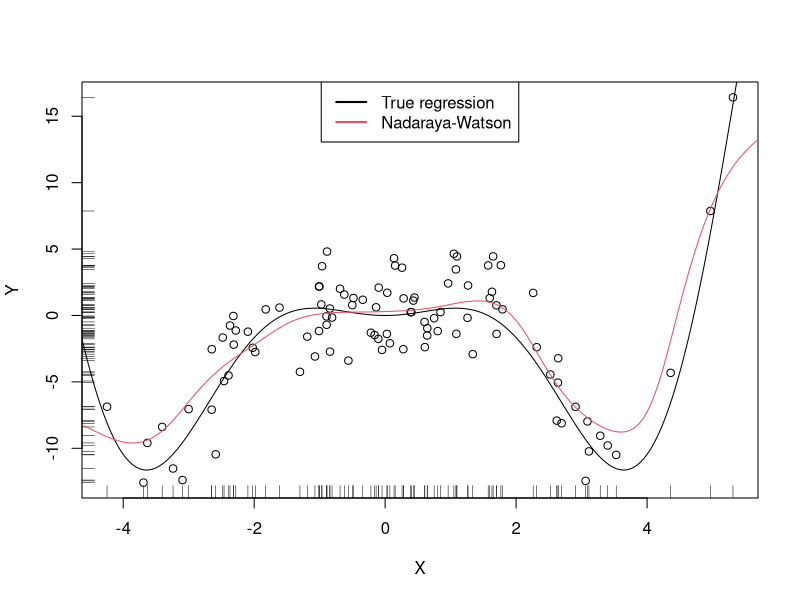
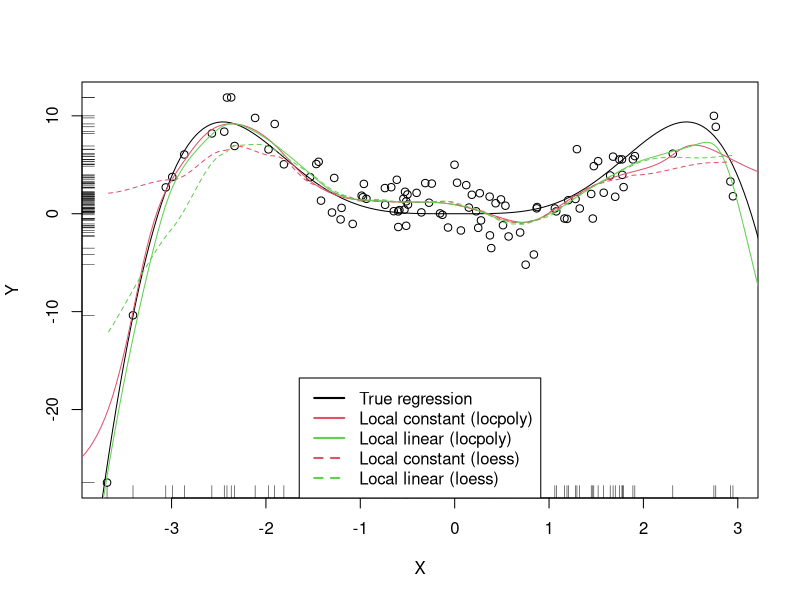
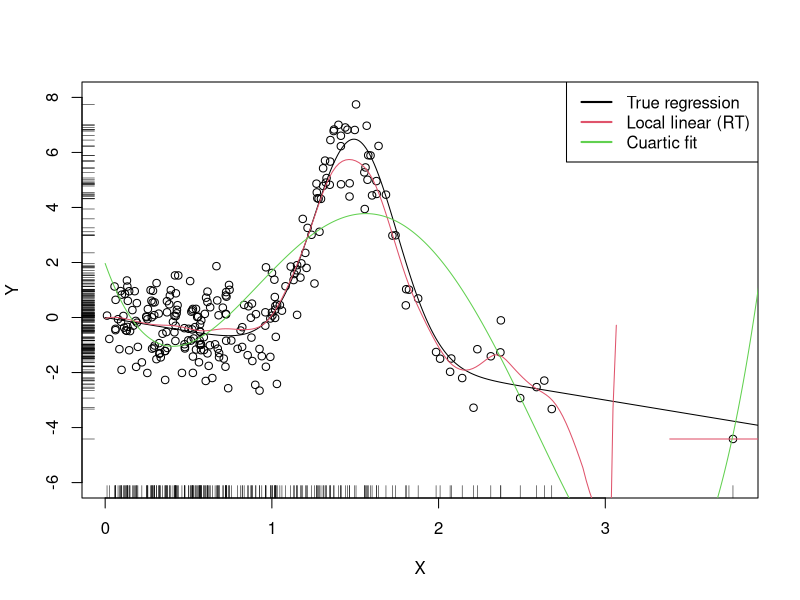
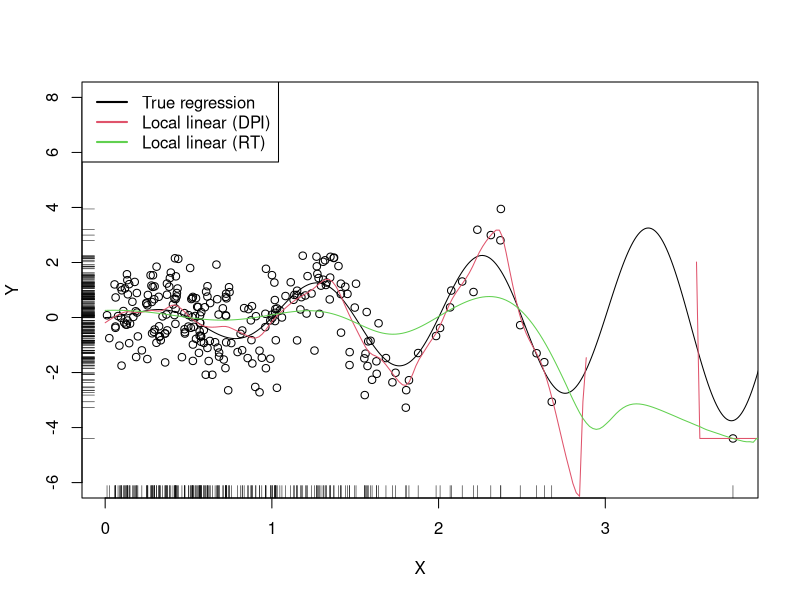
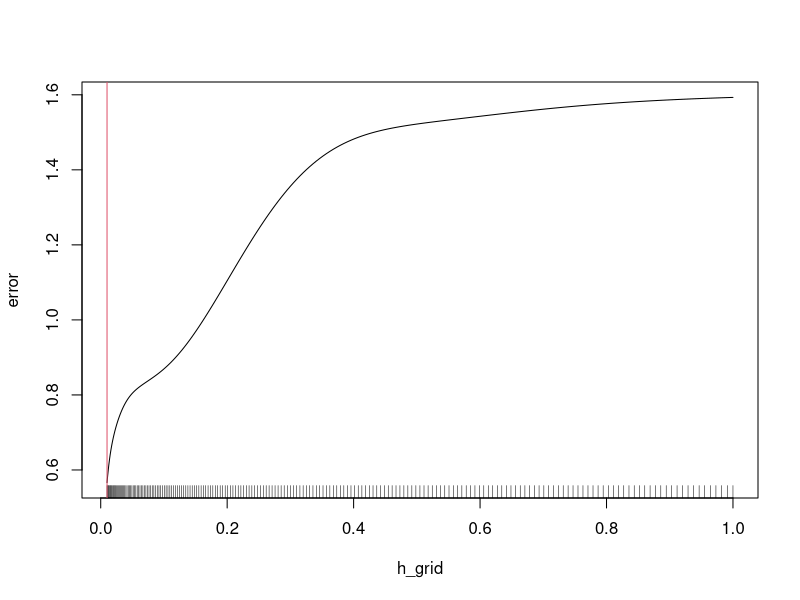
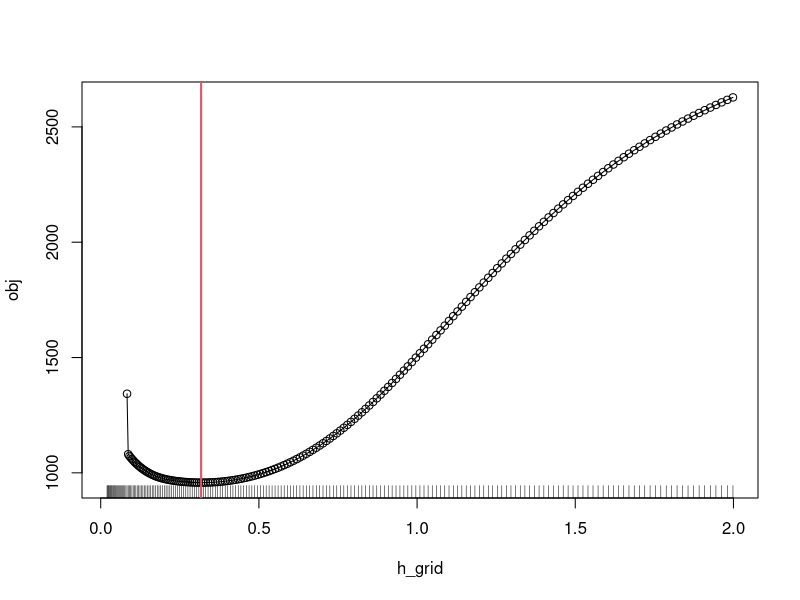
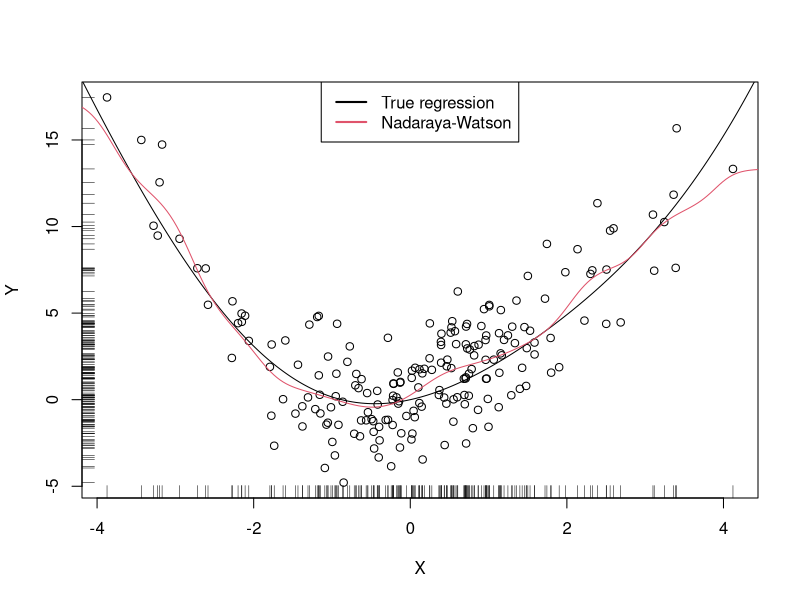
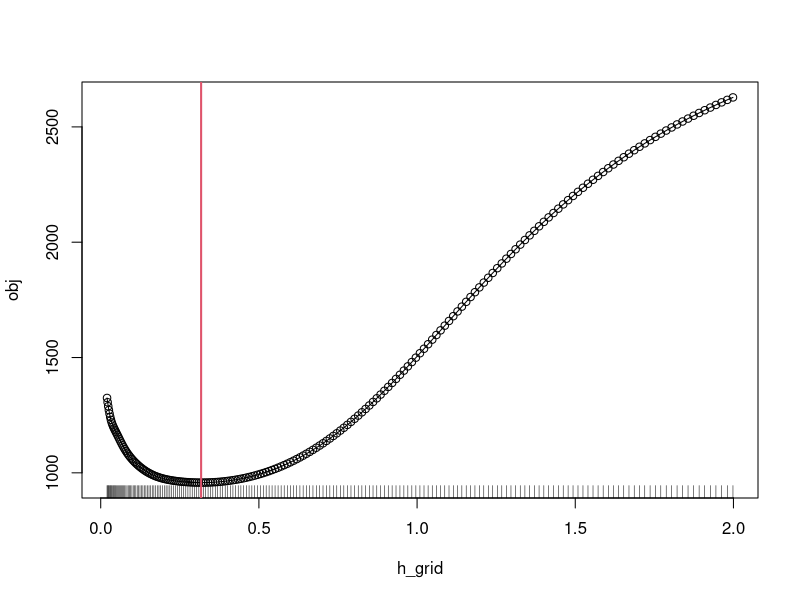

These charts were generated, in order, by the following R code: (Note: a time limit stopped this script after it produced the figures.)

## ------------------------------------------------------------------------
## Name: 04-kre-i.R
## Description: Script for Chapter 4 of "Notes for Predictive Modeling"
## Link: https://bookdown.org/egarpor/NP-UC3M/
## License: https://creativecommons.org/licenses/by-nc-nd/4.0/
## Author: Eduardo García-Portugués
## ------------------------------------------------------------------------

## ---- nw-1, fig.cap = '(ref:nw-1title)', fig.margin = FALSE--------------
# A naive implementation of the Nadaraya-Watson estimator
nw <- function(x, X, Y, h, K = dnorm) {

  # Arguments
  # x: evaluation points
  # X: vector (size n) with the predictors
  # Y: vector (size n) with the response variable
  # h: bandwidth
  # K: kernel

  # Matrix of size n x length(x) (rbind() is called for ensuring a matrix 
  # output if x is a scalar)
  Kx <- rbind(sapply(X, function(Xi) K((x - Xi) / h) / h)) 

  # Weights
  W <- Kx / rowSums(Kx) # Column recycling!

  # Means at x ("drop" to drop the matrix attributes)
  drop(W %*% Y)

}

# Generate some data to test the implementation
set.seed(12345)
n <- 100
eps <- rnorm(n, sd = 2)
m <- function(x) x^2 * cos(x)
# m <- function(x) x - x^2 # Other possible regression function, works 
# equally well
X <- rnorm(n, sd = 2)
Y <- m(X) + eps
x_grid <- seq(-10, 10, l = 500)

# Bandwidth
h <- 0.5

# Plot data
plot(X, Y)
rug(X, side = 1); rug(Y, side = 2)
lines(x_grid, m(x_grid), col = 1)
lines(x_grid, nw(x = x_grid, X = X, Y = Y, h = h), col = 2)
legend("top", legend = c("True regression", "Nadaraya-Watson"), 
       lwd = 2, col = 1:2)

## ---- nw-2, eval = FALSE-------------------------------------------------
## # Simple plot of N-W for varying h's
## manipulate::manipulate({
## 
##   # Plot data
##   plot(X, Y)
##   rug(X, side = 1); rug(Y, side = 2)
##   lines(x_grid, m(x_grid), col = 1)
##   lines(x_grid, nw(x = x_grid, X = X, Y = Y, h = h), col = 2)
##   legend("topright", legend = c("True regression", "Nadaraya-Watson"),
##          lwd = 2, col = 1:2)
## 
## }, h = manipulate::slider(min = 0.01, max = 2, initial = 0.5, step = 0.01))

## ---- lp-1---------------------------------------------------------------
# Generate some data
set.seed(123456)
n <- 100
eps <- rnorm(n, sd = 2)
m <- function(x) x^3 * sin(x)
X <- rnorm(n, sd = 1.5)
Y <- m(X) + eps
x_grid <- seq(-10, 10, l = 500)

# KernSmooth::locpoly fits
h <- 0.25
lp0 <- KernSmooth::locpoly(x = X, y = Y, bandwidth = h, degree = 0,
                           range.x = c(-10, 10), gridsize = 500)
lp1 <- KernSmooth::locpoly(x = X, y = Y, bandwidth = h, degree = 1,
                           range.x = c(-10, 10), gridsize = 500)
# Provide the evaluation points by range.x and gridsize

# loess fits
span <- 0.25 # The default span is 0.75, which works very bad in this scenario
lo0 <- loess(Y ~ X, degree = 0, span = span)
lo1 <- loess(Y ~ X, degree = 1, span = span)
# loess employs an "span" argument that plays the role of an variable bandwidth
# "span" gives the proportion of points of the sample that are taken into
# account for performing the local fit around x and then uses a triweight kernel
# (not a normal kernel) for weighting the contributions. Therefore, the final
# estimate differs from the definition of local polynomial estimator, although
# the principles in which are based are the same

# Prediction at x = 2
x <- 2
lp1$y[which.min(abs(lp1$x - x))] # Prediction by KernSmooth::locpoly
predict(lo1, newdata = data.frame(X = x)) # Prediction by loess
m(x) # True regression

# Plot data
plot(X, Y)
rug(X, side = 1); rug(Y, side = 2)
lines(x_grid, m(x_grid), col = 1)
lines(lp0$x, lp0$y, col = 2)
lines(lp1$x, lp1$y, col = 3)
lines(x_grid, predict(lo0, newdata = data.frame(X = x_grid)), col = 2, lty = 2)
lines(x_grid, predict(lo1, newdata = data.frame(X = x_grid)), col = 3, lty = 2)
legend("bottom", legend = c("True regression", "Local constant (locpoly)",
                            "Local linear (locpoly)", "Local constant (loess)",
                            "Local linear (loess)"),
       lwd = 2, col = c(1:3, 2:3), lty = c(rep(1, 3), rep(2, 2)))

## ---- lp-2, eval = FALSE-------------------------------------------------
## # Simple plot of local polynomials for varying h's
## manipulate::manipulate({
## 
##   # Plot data
##   lpp <- KernSmooth::locpoly(x = X, y = Y, bandwidth = h, degree = p,
##                              range.x = c(-10, 10), gridsize = 500)
##   plot(X, Y)
##   rug(X, side = 1); rug(Y, side = 2)
##   lines(x_grid, m(x_grid), col = 1)
##   lines(lpp$x, lpp$y, col = p + 2)
##   legend("bottom", legend = c("True regression", "Local polynomial fit"),
##          lwd = 2, col = c(1, p + 2))
## 
## }, p = manipulate::slider(min = 0, max = 4, initial = 0, step = 1),
## h = manipulate::slider(min = 0.01, max = 2, initial = 0.5, step = 0.01))

## ---- bwd-1, fig.cap = '(ref:bwd-1-title)'-------------------------------
# Evaluation grid
x_grid <- seq(0, 5, l = 500)

# Quartic-like regression function
m <- function(x) 5 * dnorm(x, mean = 1.5, sd = 0.25) - x

# # Highly non-linear regression function
# m <- function(x) x * sin(2 * pi * x)

# # Quartic regression function (but expressed in a orthogonal polynomial)
# coefs <- attr(poly(x_grid / 5 * 3, degree = 4), "coefs")
# m <- function(x) 20 * poly(x, degree = 4, coefs = coefs)[, 4]

# # Seventh orthogonal polynomial
# coefs <- attr(poly(x_grid / 5 * 3, degree = 7), "coefs")
# m <- function(x) 20 * poly(x, degree = 7, coefs = coefs)[, 7]

# Generate some data
set.seed(123456)
n <- 250
eps <- rnorm(n)
X <- abs(rnorm(n))
Y <- m(X) + eps

# Rule-of-thumb selector
h_RT <- function(X, Y) {
  
  # Quartic fit
  mod_Q <- lm(Y ~ poly(X, raw = TRUE, degree = 4))
  
  # Estimates of unknown quantities
  int_sigma2_hat <- diff(range(X)) * sum(mod_Q$residuals^2) / mod_Q$df.residual
  theta_22_hat <- mean((2 * mod_Q$coefficients[3] + 
                        6 * mod_Q$coefficients[4] * X + 
                        12 * mod_Q$coefficients[5] * X^2)^2)
  
  # h_ROT
  R_K <- 0.5 / sqrt(pi)
  ((R_K * int_sigma2_hat) / (2 * theta_22_hat * length(X)))^(1 / 5)

}

# Selected bandwidth
(h_ROT <- h_RT(X = X, Y = Y))

# Local linear fit
lp1_RT <- KernSmooth::locpoly(x = X, y = Y, bandwidth = h_ROT, degree = 1,
                               range.x = c(0, 10), gridsize = 500)

# Quartic fit employed
mod_Q <- lm(Y ~ poly(X, raw = TRUE, degree = 4))

# Plot data
plot(X, Y, ylim = c(-6, 8))
rug(X, side = 1); rug(Y, side = 2)
lines(x_grid, m(x_grid), col = 1)
lines(lp1_RT$x, lp1_RT$y, col = 2)
lines(x_grid, mod_Q$coefficients[1] + 
        poly(x_grid, raw = TRUE, degree = 4) %*% mod_Q$coefficients[-1],
      col = 3)
legend("topright", legend = c("True regression", "Local linear (RT)", 
                              "Cuartic fit"),
       lwd = 2, col = 1:3)

## ---- bwd-2--------------------------------------------------------------
# Generate some data
set.seed(123456)
n <- 250
eps <- rnorm(n)
X <- abs(rnorm(n))
m <- function(x) x * sin(2 * pi * x)
Y <- m(X) + eps

# Selected bandwidth
(h_ROT <- h_RT(X = X, Y = Y))

# DPI selector
(h_DPI <- KernSmooth::dpill(x = X, y = Y))

# Fits
lp1_RT <- KernSmooth::locpoly(x = X, y = Y, bandwidth = h_ROT, degree = 1,
                              range.x = c(0, 10), gridsize = 500)
lp1_DPI <- KernSmooth::locpoly(x = X, y = Y, bandwidth = h_DPI, degree = 1,
                               range.x = c(0, 10), gridsize = 500)

# Plot data
plot(X, Y, ylim = c(-6, 8))
rug(X, side = 1); rug(Y, side = 2)
lines(x_grid, m(x_grid), col = 1)
lines(lp1_DPI$x, lp1_DPI$y, col = 2)
lines(lp1_RT$x, lp1_RT$y, col = 3)
legend("topleft", legend = c("True regression", "Local linear (DPI)",
                              "Local linear (RT)"), lwd = 2, col = 1:3)

## ---- bwd-3--------------------------------------------------------------
# Grid for representing (4.22)
h_grid <- seq(0.1, 1, l = 200)^2
error <- sapply(h_grid, function(h) {
  mean((Y - nw(x = X, X = X, Y = Y, h = h))^2)
})

# Error curve
plot(h_grid, error, type = "l")
rug(h_grid)
abline(v = h_grid[which.min(error)], col = 2)

## For any $p\geq0$, the weights of the leave-one-out estimator $\hat{m}_{-i}(x;p,h)=\sum_{\substack{j=1\\j\neq i}}^nW_{-i,j}^p(x)Y_j$ can be obtained from $\hat{m}(x;p,h)=\sum_{i=1}^nW_{i}^p(x)Y_i$:

## ---- bw-4---------------------------------------------------------------
# Generate some data to test the implementation
set.seed(12345)
n <- 200
eps <- rnorm(n, sd = 2)
m <- function(x) x^2 + sin(x)
X <- rnorm(n, sd = 1.5)
Y <- m(X) + eps
x_grid <- seq(-10, 10, l = 500)

# Objective function
cv_nw <- function(X, Y, h, K = dnorm) {

  sum(((Y - nw(x = X, X = X, Y = Y, h = h, K = K)) /
         (1 - K(0) / colSums(K(outer(X, X, "-") / h))))^2)

}

# Find optimum CV bandwidth, with sensible grid
bw_cv_grid <- function(X, Y,
                       h_grid = diff(range(X)) * (seq(0.05, 0.5, l = 200))^2,
                       K = dnorm, plot_cv = FALSE) {

  # Minimize the CV function on a grid
	obj <- sapply(h_grid, function(h) cv_nw(X = X, Y = Y, h = h, K = K))
	h <- h_grid[which.min(obj)]

	# Add plot of the CV loss
	if (plot_cv) {

    plot(h_grid, obj, type = "o")
    rug(h_grid)
    abline(v = h, col = 2, lwd = 2)

  }

	# CV bandwidth
	return(h)

}

# Bandwidth
(h <- bw_cv_grid(X = X, Y = Y, plot_cv = TRUE))

# Plot result
plot(X, Y)
rug(X, side = 1); rug(Y, side = 2)
lines(x_grid, m(x_grid), col = 1)
lines(x_grid, nw(x = x_grid, X = X, Y = Y, h = h), col = 2)
legend("top", legend = c("True regression", "Nadaraya-Watson"), 
       lwd = 2, col = 1:2)

## ---- bw-5---------------------------------------------------------------
# Slow objective function
cv_nw_slow <- function(X, Y, h, K = dnorm) {

  sum((Y - sapply(1:length(X), function(i) {
    nw(x = X[i], X = X[-i], Y = Y[-i], h = h, K = K)
    }))^2)

}

# Optimum CV bandwidth, with sensible grid
bw_cv_grid_slow <- function(X, Y, h_grid = 
                              diff(range(X)) * (seq(0.05, 0.5, l = 200))^2,
                            K = dnorm, plot_cv = FALSE) {

  # Minimize the CV function on a grid
	obj <- sapply(h_grid, function(h) cv_nw_slow(X = X, Y = Y, h = h, K = K))
	h <- h_grid[which.min(obj)]

	# Add plot of the CV loss
	if (plot_cv) {

    plot(h_grid, obj, type = "o")
    rug(h_grid)
    abline(v = h, col = 2, lwd = 2)

  }

	# CV bandwidth
	return(h)

}

# Same bandwidth
(h <- bw_cv_grid_slow(X = X, Y = Y, plot_cv = TRUE))

# Time comparison, a factor 10 difference
microbenchmark::microbenchmark(bw_cv_grid(X = X, Y = Y), 
                               bw_cv_grid_slow(X = X, Y = Y), times = 10)

## ---- bw-6---------------------------------------------------------------
# Data - nonlinear trend
data(Auto, package = "ISLR")
X <- Auto$weight
Y <- Auto$mpg
plot(X, Y, xlab = "weight", ylab = "mpg", pch = 16)

# CV bandwidth
(h <- bw_cv_grid(X = X, Y = Y, plot_cv = TRUE))

# Add regression
x_grid <- seq(1600, 5200, by = 10)
plot(X, Y, xlab = "weight", ylab = "mpg", pch = 16)
rug(X, side = 1); rug(Y, side = 2)
lines(x_grid, nw(x = x_grid, X = X, Y = Y, h = h), col = 2)
